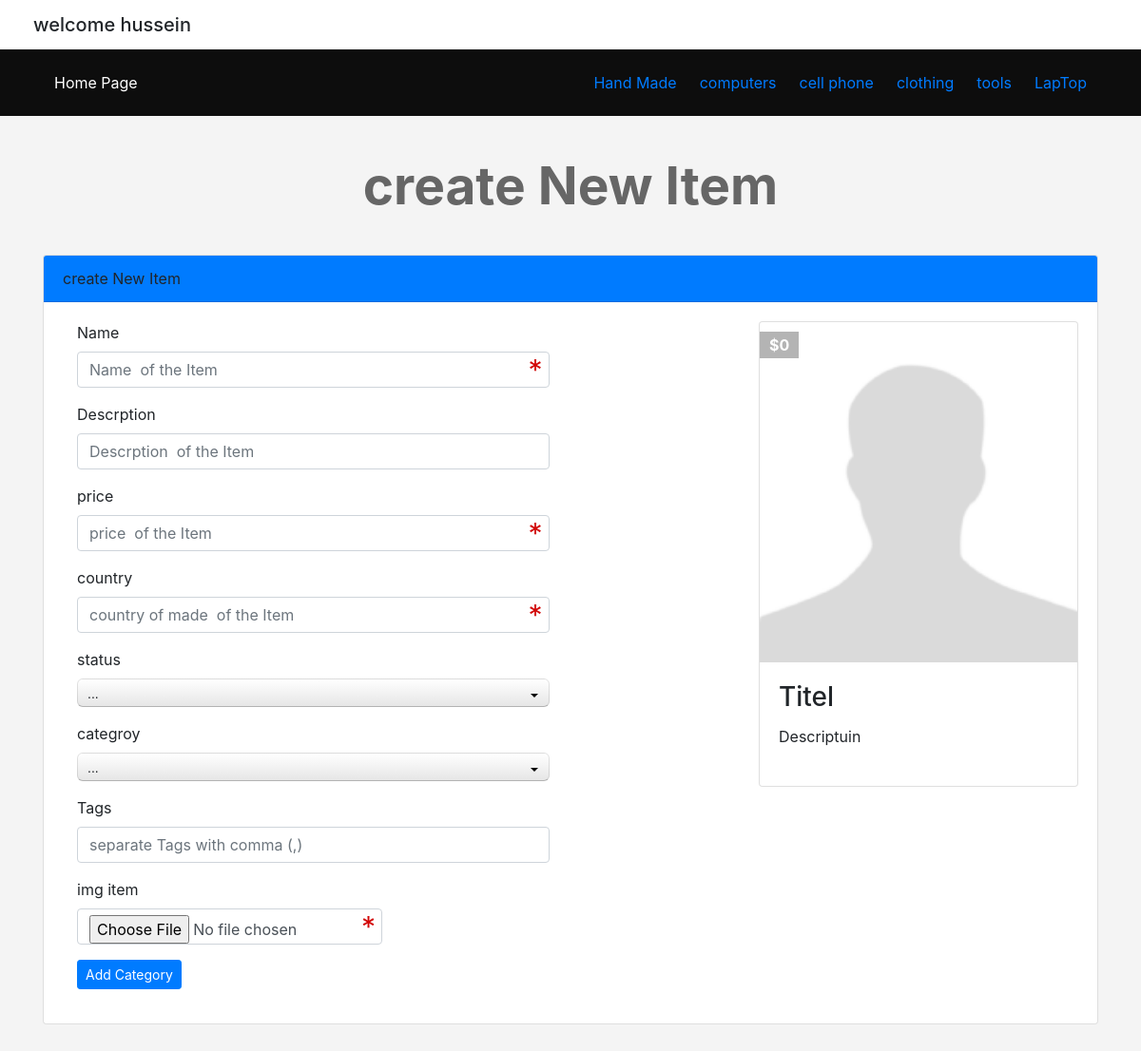
/newad.php (signed in), run on the app's committed database.
### tables this page shows
CREATE TABLE `categories` (
  `ID` int(11) NOT NULL,
  `Name` varchar(255) NOT NULL,
  `Descrption` text NOT NULL,
  `parent` int(11) NOT NULL,
  `Ordering` int(11) DEFAULT NULL,
  `Visibilty` tinyint(4) NOT NULL DEFAULT '0',
  `Allow_Comment` tinyint(4) NOT NULL DEFAULT '0',
  `Allow_Ads` tinyint(4) NOT NULL DEFAULT '0'
);

### init.php (called while the page is built, shortened)
<?php
include 'admin/connect.php';
$sessionUser = '';
if(isset($_SESSION['user'])){
   $sessionUser = $_SESSION['user'];
}
$tpl = 'includes/templates/';
$fun = 'includes/functions/';
$css = 'layout/css/';
include $fun . 'functions.php';
include $tpl . 'header.php';

### includes/functions/functions.php (called while the page is built, shortened)
<?php
    function getAllFrom($field,$table,$where = NULL,$and = NULL,$orderfiled,$ordering = "DESC"){
        global $con;
        $getAll = $con->prepare("SELECT $field FROM $table $where $and ORDER BY $orderfiled $ordering");
        $getAll->execute();
        $All = $getAll->fetchAll();
        return $All;
    }

### newad.php (the view, shortened to what this page needs)
<?php
$pageTitle = 'create New Item';
include "init.php";
if(isset($_SESSION['user'])){
?>
<h1 class="text-center"><?php echo $pageTitle;  ?></h1>
    <div class="create-ad block">
         <div class="container">
                <div class="card">
                        <div class="card-header bg-primary"><?php echo $pageTitle;  ?></div>
                        <div class="card-body">
                          <div class="row">
                                <div class="col-md-8">
                                <form class="form-horizontal main-form" action ="<?php echo $_SERVER['PHP_SELF']  ?>" method ="POST" enctype="multipart/form-data">
                                    <div class="form-group form-group-lg">
                                            <label class="col-sm-3 control-label">Name</label>
                                                          <div class="col-sm-10 col-md-9">
                                                             <input
                                                                   pattern=".{4,}"
                                                                   title="This filed Require At Least 4 chracters"
                                                                    type ="text"
                                                                    name ="Name"
                                                                    class ="form-control live"
                                                                    required ="required"
                                                                    placeholder = "Name  of the Item"
                                                                    data-class =".live-title"  />
                                                            </div>
                                        </div>
                                    <div class="form-group form-group-lg">
                                            <label class="col-sm-3 control-label">Descrption</label>
                                                          <div class="col-sm-10 col-md-9">
                                                                  <input
                                                                  pattern=".{10,}"
                                                                  title="This filed Require At Least 10 chracters"
                                                                    type ="text"
                                                                    name ="Descrption"
                                                                    class ="form-control live"
                                                                    placeholder = "Descrption  of the Item "
                                                                    data-class =".live-desc"  />
                                                                  </div>
                                                        </div>
                                    <div class="form-group form-group-lg">
                                            <label class="col-sm-3 control-label">price</label>
                                                          <div class="col-sm-10 col-md-9">
                                                                  <input
                                                                    type ="text"
                                                                    name ="price"
                                                                    class ="form-control live"
                                                                    placeholder = "price  of the Item "
                                                                    data-class =".live-price"
                                                                    required ="required" />
                                                                  </div>
                                                        </div>
                                    <div class="form-group form-group-lg">
                                       <label class="col-sm-3 control-label">country</label>
                                              <div class="col-sm-10 col-md-9">
                                                                  <input
                                                                    type ="text"
                                                                    name ="country"
                                                                    class ="form-control"
                                                                    required ="required"
                                                                    placeholder = "country of made  of the Item  " />
                                                                  </div>
                                                        </div>
                                    <div class="form-group form-group-lg">
                                       <label class="col-sm-3 control-label">status</label>
                                              <div class="col-sm-10 col-md-9">
                                             <select name="status"  required >
                                            </select>
                                                   </div>
                                                        </div>
                                    <div class="form-group form-group-lg">
                                       <label class="col-sm-3 control-label">categroy</label>
                                              <div class="col-sm-10 col-md-9">
                                             <select name="categroy"  required >
                                            </select>
                                                   </div>
                                                        </div>
                                         <div class="form-group form-group-lg">
                                           <label class="col-sm-3 control-label">Tags</label>
                                                <div class="col-sm-10 col-md-9">
                                                                  <input
                                                                    type ="text"
                                                                    name ="tags"
                                                                    class ="form-control"
                                                                    placeholder = "separate Tags with comma (,)  "
                                                                    value ="" />
                                                             </div>
                                                        </div>
                                            <div class="form-group form-group-lg">
                                                  <label class="col-sm-2 control-label">img  item</label>
                                                     <div class="col-sm-10 col-md-6">
                                                         <input type ="file"
                                                           name ="image"
                                                           class ="form-control live"
                                                          data-class =".live-img"
                                                         required ="required"  />
                                                  </div>
                                              </div>
                                              <div class="form-group form-group-lg">
                                                                    <div class="col-sm-offset-3 col-sm-9  ">
                                                                        <input type ="submit"
                                                                        value ="Add Category"
                                                                        class ="btn btn-primary btn-sm" />
                                                                          </div>
                                                            </div>
                                                   </form>
                                </div>
                                <div class="col-md-4">
                               <div class="card item-box live-preview">
                                   <span class="price-tag ">$<span class="live-price">0</span></span>;
                                  <img class="card-img-top img-responsive live-img"  src="img.png" alt=""/>
                                <div class="card-body">
                                  <h3  class="card-title live-title">Titel</h3>
                                  <p class="card-text live-desc">Descriptuin</p>
                                      </div>
                                    </div>
                                 </div>
                           </div>
                       </div>
                    </div>
               </div>
         </div>
<?php
}else{
            header('location:login.php');
            exit();
}
 include $tpl . 'footer.php';
 ?>

### includes/templates/header.php (shortened to what this page needs)
<!DOCTYPE html PUBLIC "-//W3C//DTD XHTML 1.0 Transitional//EN" "http://www.w3.org/TR/xhtml1/DTD/xhtml1-transitional.dtd">
<html xmlns="http://www.w3.org/1999/xhtml">
    <head>
           <link rel="stylesheet"   href="<?php echo $css; ?>bootstrap.min.css" />
           <link rel="stylesheet" href="<?php echo $css; ?>font-awesome.min.css" />
           <link rel="stylesheet" href="<?php echo $css; ?>jquery-ui.css" />
           <link rel="stylesheet" href="<?php echo $css; ?>jquery.selectBoxIt.css" />
           <link rel="stylesheet"   href="<?php echo $css; ?>main.css" />
    </head>
    <body>
      <div class="upper-bar">
        <div class="container">
        <?php
             if(isset($_SESSION['user'])){
                ?>
      <?php
            echo '<div class="header-ul">';
           echo '<h5> welcome ' . $sessionUser . ' </h5>';
            echo '<ul class="list-unstyled">';
            echo '  <li><a href="profile.php"> My Profile </a></li>';
            echo '  <li><a href="newad.php"> New Item </a></li>';
            echo '  <li><a href="profile.php#my-ads"> My Items </a></li>';
            echo '  <li><a href="logout.php"> logout</a></li>';
            echo '</ul>';
           echo '</div>';
                }else{
                   ?>
              <a href="login.php">
                  <span class="pull-right">login/signup</span>
              </a>
           <?php  } ?>
        </div>
      </div>
      <nav class="navbar navbar-expand-lg navbar-light  navbar-dark bg-dark">
              <div class="container">
                  <a class="navbar-brand" href="index.php">Home Page</a>
              <div class="collapse navbar-collapse" id="mainnav">
               <ul class="nav navbar-nav  ml-auto">
                         <?php
                      $categories= getAllFrom("*","categories","where parent=0","","ID", "ASC");
                                foreach($categories as $cat){
                                  echo
                                      '<li><a href="categories.php?pageid='.$cat['ID'].'" >
                                      '. $cat['Name']. '
                                        </a></li>';
                               }  ?>
                </ul>
          </div>
          </div>
        </nav>

### layout/css/main.css (style rules this page uses)
body { background-color: #f4f4f4; font-size: 16px; height:3000px ; }
h1 { font-size: 55px; margin: 40px 0; font-weight: bold; color: #666; }
.bg-dark { background-color:#0d0d0d !important; }
.navbar { border-radius: 0; margin-bottom: 0; }
.nav > li > a ,.navbar-brand { padding: 15px 12px; }
.navbar-brand { font-size: 1em; }
.form-control { position: relative; }
.upper-bar { padding:24px; background-color: #fff; }
.header-ul h5 { margin: -10px; }
.header-ul ul { margin-left: 760px; margin-top: -67px; display: inline-flex; }
.header-ul ul li { padding: 10px; }
.item-box { position: relative; }
.item-box .price-tag { background-color: #B4B4B4; padding: 2px 10px; position: absolute; left: 0; top: 10px; font-weight: bold; color: #fff; }
.item-box .card-body p { height: 44px; max-height: 44px; }
.block { margin-top: 20px; }

### data on the page
categories: Name "Hand Made"
categories: Name "computers"
categories: Name "cell phone"
categories: Name "clothing"
categories: Name "tools"
categories: Name "LapTop"

### other printed values
$sessionUser "hussein"
$pageTitle "create New Item"
